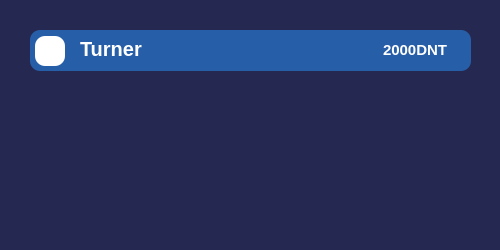
       <widget class="QWidget" name="Spieleranzeige_3" native="true">
        <property name="geometry">
         <rect>
          <x>1360</x>
          <y>30</y>
          <width>500</width>
          <height>250</height>
         </rect>
        </property>
        <property name="minimumSize">
         <size>
          <width>500</width>
          <height>250</height>
         </size>
        </property>
        <property name="maximumSize">
         <size>
          <width>500</width>
          <height>250</height>
         </size>
        </property>
        <property name="styleSheet">
         <string notr="true">background-color:#252850;
border-radius:10px;
color:white;;
</string>
        </property>
        <widget class="QWidget" name="Spieler_3" native="true">
         <property name="geometry">
          <rect>
           <x>30</x>
           <y>30</y>
           <width>441</width>
           <height>41</height>
          </rect>
         </property>
         <property name="styleSheet">
          <string notr="true">background-color: #275EA8;
border-radius:10px;</string>
         </property>
         <widget class="QWidget" name="Spielerfarbe_7" native="true">
          <property name="geometry">
           <rect>
            <x>5</x>
            <y>6</y>
            <width>30</width>
            <height>30</height>
           </rect>
          </property>
          <property name="styleSheet">
           <string notr="true">background-color: white;
</string>
          </property>
         </widget>
         <widget class="QLabel" name="Geld_5">
          <property name="geometry">
           <rect>
            <x>353</x>
            <y>10</y>
            <width>71</width>
            <height>20</height>
           </rect>
          </property>
          <property name="styleSheet">
           <string notr="true">border: 0px solid black;
font-weight: 800;
font-size : 15px;</string>
          </property>
          <property name="text">
           <string>2000DNT</string>
          </property>
         </widget>
         <widget class="QLabel" name="Geld_6">
          <property name="geometry">
           <rect>
            <x>50</x>
            <y>9</y>
            <width>71</width>
            <height>20</height>
           </rect>
          </property>
          <property name="styleSheet">
           <string notr="true">border: 0px solid black;
font-weight: 800;
font-size : 20px;</string>
          </property>
          <property name="text">
           <string>Turner</string>
          </property>
         </widget>
        </widget>
       </widget>
